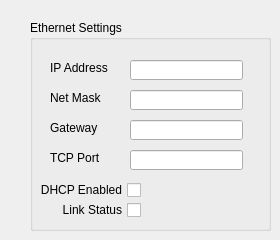
   <widget class="QWidget" name="EthernetTab">
    <attribute name="title">
     <string>Ethernet Settings</string>
    </attribute>
    <widget class="QGroupBox" name="groupBox_6">
     <property name="geometry">
      <rect>
       <x>30</x>
       <y>20</y>
       <width>241</width>
       <height>211</height>
      </rect>
     </property>
     <property name="title">
      <string>Ethernet Settings</string>
     </property>
     <widget class="QLineEdit" name="IpAddressEdt">
      <property name="geometry">
       <rect>
        <x>100</x>
        <y>40</y>
        <width>113</width>
        <height>20</height>
       </rect>
      </property>
     </widget>
     <widget class="QLineEdit" name="NetMaskEdt">
      <property name="geometry">
       <rect>
        <x>100</x>
        <y>70</y>
        <width>113</width>
        <height>20</height>
       </rect>
      </property>
     </widget>
     <widget class="QLineEdit" name="GatewayEdt">
      <property name="geometry">
       <rect>
        <x>100</x>
        <y>100</y>
        <width>113</width>
        <height>20</height>
       </rect>
      </property>
     </widget>
     <widget class="QLineEdit" name="TcpPortEdt">
      <property name="geometry">
       <rect>
        <x>100</x>
        <y>130</y>
        <width>113</width>
        <height>20</height>
       </rect>
      </property>
     </widget>
     <widget class="QCheckBox" name="DhcpEnabledChk">
      <property name="geometry">
       <rect>
        <x>10</x>
        <y>160</y>
        <width>101</width>
        <height>20</height>
       </rect>
      </property>
      <property name="layoutDirection">
       <enum>Qt::RightToLeft</enum>
      </property>
      <property name="text">
       <string>DHCP Enabled</string>
      </property>
     </widget>
     <widget class="QCheckBox" name="LinkStatusChk">
      <property name="geometry">
       <rect>
        <x>10</x>
        <y>180</y>
        <width>101</width>
        <height>20</height>
       </rect>
      </property>
      <property name="layoutDirection">
       <enum>Qt::RightToLeft</enum>
      </property>
      <property name="text">
       <string>Link Status</string>
      </property>
     </widget>
     <widget class="QLabel" name="label_32">
      <property name="geometry">
       <rect>
        <x>20</x>
        <y>40</y>
        <width>71</width>
        <height>16</height>
       </rect>
      </property>
      <property name="text">
       <string>IP Address</string>
      </property>
     </widget>
     <widget class="QLabel" name="label_33">
      <property name="geometry">
       <rect>
        <x>20</x>
        <y>70</y>
        <width>71</width>
        <height>16</height>
       </rect>
      </property>
      <property name="text">
       <string>Net Mask</string>
      </property>
     </widget>
     <widget class="QLabel" name="label_34">
      <property name="geometry">
       <rect>
        <x>20</x>
        <y>100</y>
        <width>71</width>
        <height>16</height>
       </rect>
      </property>
      <property name="text">
       <string>Gateway</string>
      </property>
     </widget>
     <widget class="QLabel" name="label_44">
      <property name="geometry">
       <rect>
        <x>20</x>
        <y>130</y>
        <width>71</width>
        <height>16</height>
       </rect>
      </property>
      <property name="text">
       <string>TCP Port</string>
      </property>
     </widget>
    </widget>
   </widget>
